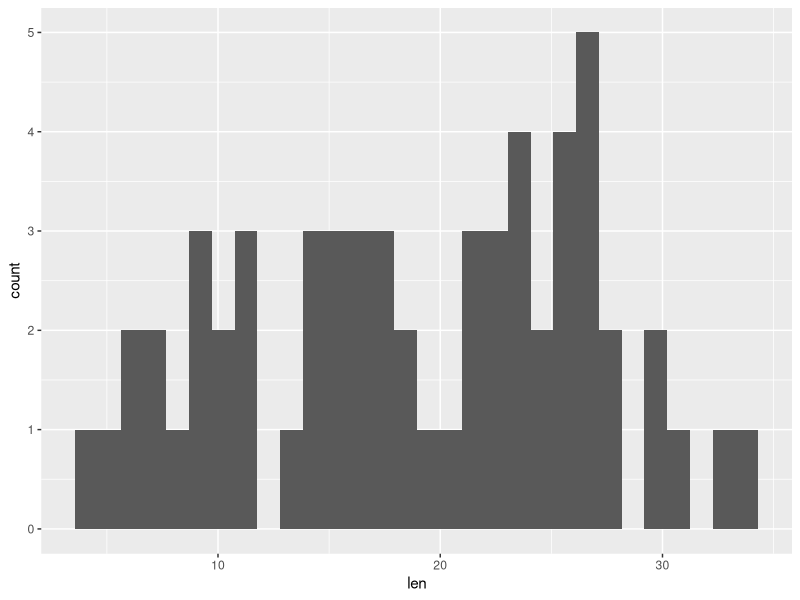
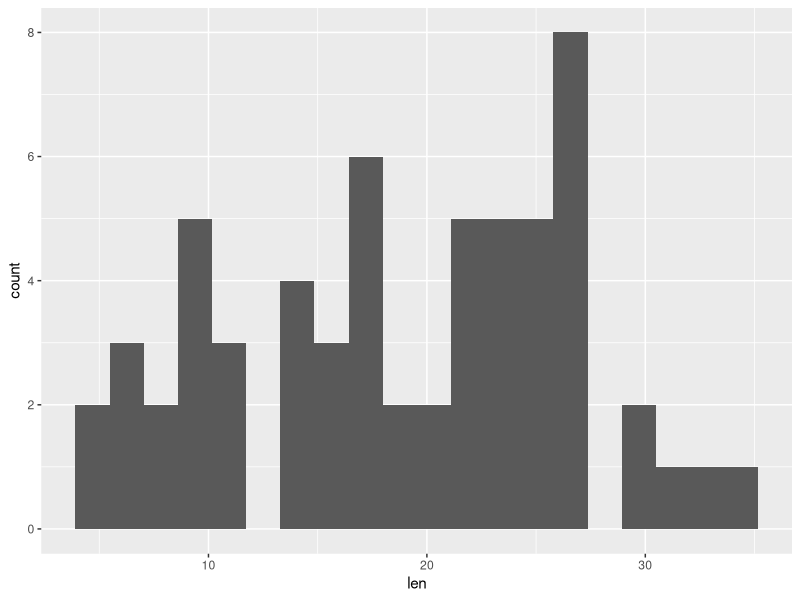
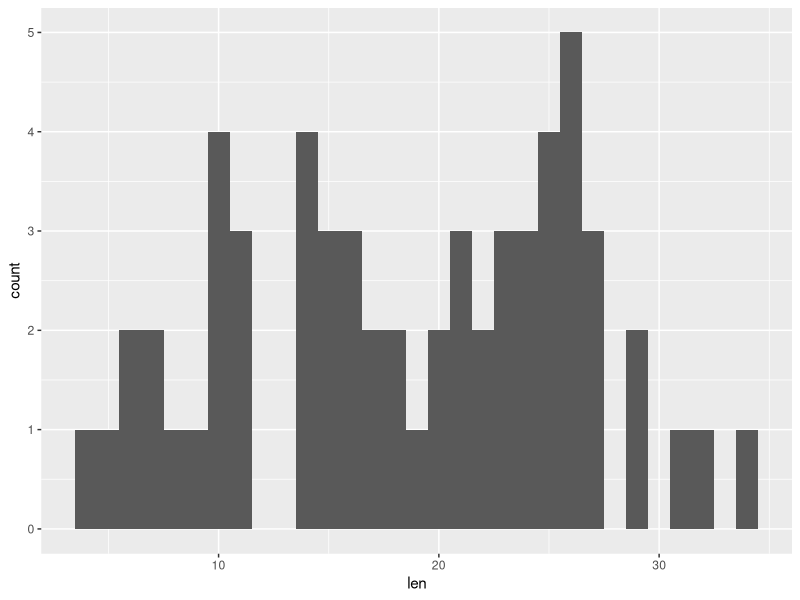
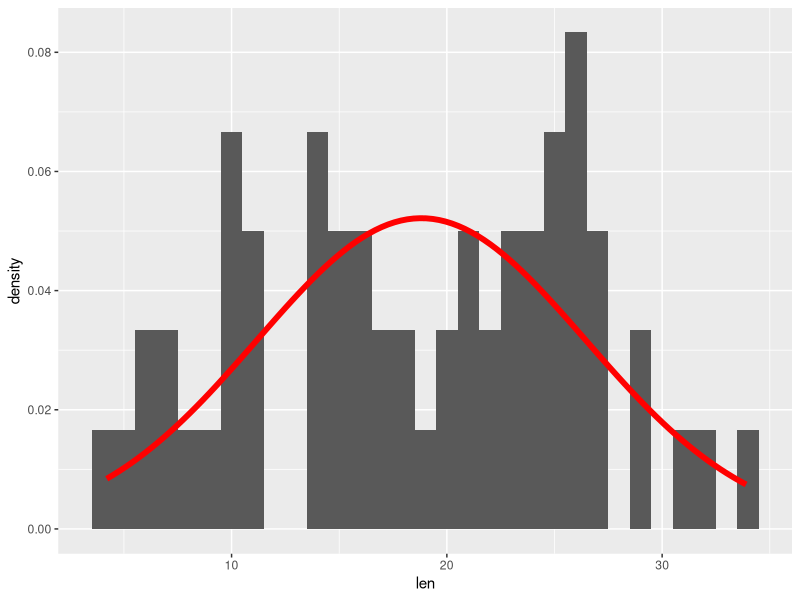
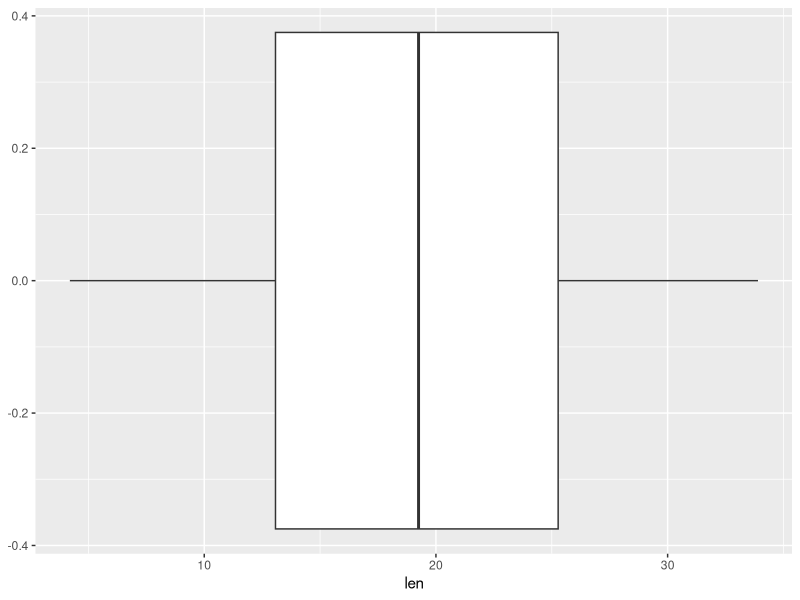
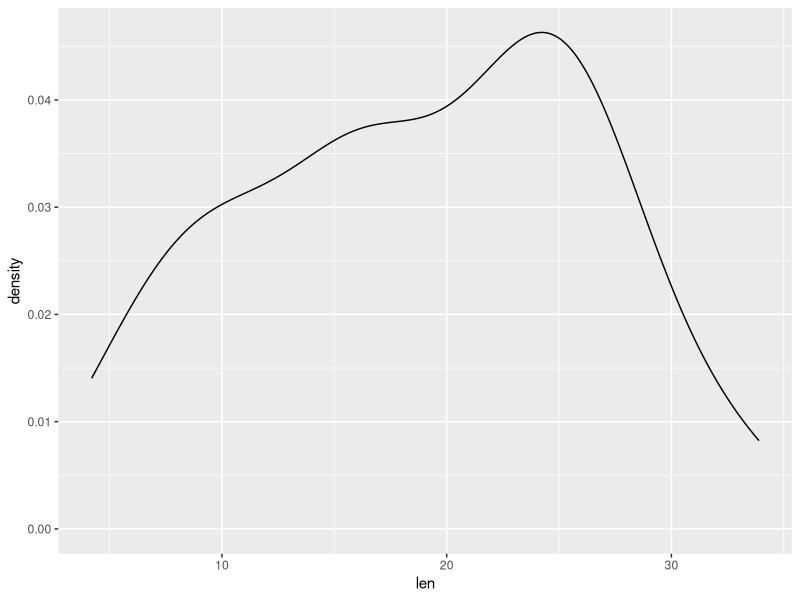
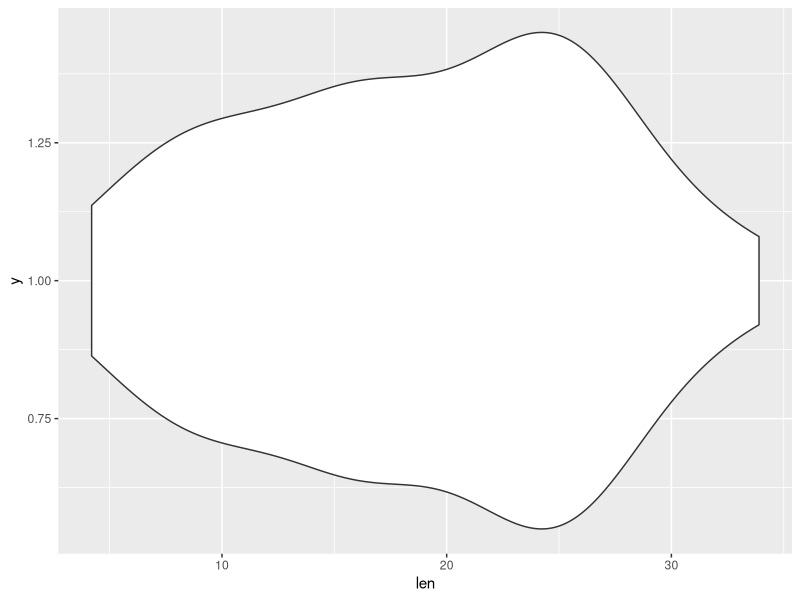
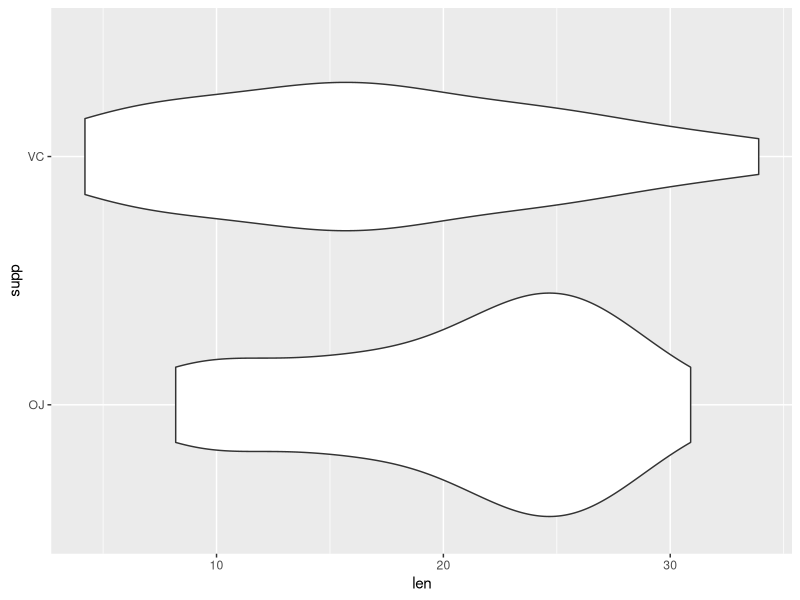

These charts were generated, in order, by the following R code:
## ---------------------------------------------------------------------------------------
library("tidyverse")


## ---------------------------------------------------------------------------------------
data()


## ---- eval=FALSE------------------------------------------------------------------------
## ?ToothGrowth


## ---------------------------------------------------------------------------------------
dim(ToothGrowth)
head(ToothGrowth)
tail(ToothGrowth)
summary(ToothGrowth)
str(ToothGrowth)


## ---- eval=FALSE------------------------------------------------------------------------
## ggplot(data = <DATA>) +
##   <GEOM_FUNCTION>(mapping = aes(<MAPPINGS>))


## ---- eval=FALSE------------------------------------------------------------------------
## ggplot(data = <DATA>, mapping = aes(<MAPPINGS>)) +
##   <GEOM_FUNCTION>()


## ---------------------------------------------------------------------------------------
ggplot(ToothGrowth, aes(x = len)) + 
  geom_histogram()


## ---------------------------------------------------------------------------------------
ggplot(ToothGrowth, aes(x = len)) + 
  geom_histogram(bins = 20)


## ---------------------------------------------------------------------------------------
ggplot(ToothGrowth, aes(x = len)) + 
  geom_histogram(binwidth = 1)


## ---------------------------------------------------------------------------------------
ggplot(ToothGrowth, aes(x = len)) + 
  geom_histogram(aes(y = ..density..), binwidth = 1) +
  stat_function(fun = dnorm,
                args = list(mean = mean(ToothGrowth$len),
                            sd   = sd(  ToothGrowth$len)),
                col = "red",
                linewidth = 2)


## ---------------------------------------------------------------------------------------
ggplot(ToothGrowth, aes(x = len)) + 
  geom_boxplot()


## ---------------------------------------------------------------------------------------
ggplot(ToothGrowth, aes(x = len)) + 
  geom_density()


## ---------------------------------------------------------------------------------------
ggplot(ToothGrowth, aes(x = len, y = 1)) + # note the y = 1
  geom_violin()


## ---------------------------------------------------------------------------------------
ggplot(ToothGrowth, aes(x = len, y = supp)) + 
  geom_violin()


## ---------------------------------------------------------------------------------------
ggplot(ToothGrowth, aes(x = len, y = supp)) + 
  geom_violin(trim = FALSE)


## ---------------------------------------------------------------------------------------
ggplot(ToothGrowth, aes(x = len, y = supp)) + 
  geom_violin(trim = FALSE) + 
  geom_point()


## ---------------------------------------------------------------------------------------
ggplot(ToothGrowth, aes(x = len, y = supp)) + 
  geom_violin(trim = FALSE) + 
  geom_jitter()


## ---------------------------------------------------------------------------------------
ggplot(ToothGrowth, aes(x = supp, y = len)) + 
  geom_violin(trim = FALSE) + 
  geom_jitter()


## ---------------------------------------------------------------------------------------
ggplot(ToothGrowth, aes(y = supp, x = len)) + 
  geom_violin(trim = FALSE) + 
  geom_jitter() + 
  coord_flip()


## ---------------------------------------------------------------------------------------
ggplot(chickwts, aes(x = feed, y = weight)) + 
  geom_violin(trim = TRUE) + 
  geom_jitter() 


## ---------------------------------------------------------------------------------------
ggplot(ToothGrowth, aes(x = dose, y = len)) + 
  geom_point()


## ---------------------------------------------------------------------------------------
ggplot(ToothGrowth, aes(x = dose, y = len)) + 
  geom_jitter(width=0.1)


## ---------------------------------------------------------------------------------------
ggplot(ToothGrowth, aes(x = dose, y = len)) + 
  geom_jitter(width=0.01) +
  scale_x_log10()


## ---------------------------------------------------------------------------------------
ggplot(ToothGrowth, aes(x = dose, y = len)) + 
  geom_jitter(width=0.01) +
  scale_y_log10()


## ---------------------------------------------------------------------------------------
ggplot(ToothGrowth, aes(x = dose, y = len)) + 
  geom_jitter(width=0.01) +
  scale_x_log10() +
  scale_y_log10()


## ---------------------------------------------------------------------------------------
ggplot(ToothGrowth, aes(x = dose, y = len, color = supp, shape = supp)) + 
  geom_jitter(width=0.01) +
  scale_x_log10()


## ---------------------------------------------------------------------------------------
ggplot(ToothGrowth, aes(x = dose, y = len, color = supp, shape = supp)) + 
  geom_jitter(width=0.01) +
  scale_color_manual(
    values = 
      c(
        OJ = "orange",
        VC = "blue"
      )) +
  scale_shape_manual(
    values = 
      c(
        OJ = 21,
        VC = 7
      )
  ) +
  scale_x_log10()


## ---- eval=FALSE------------------------------------------------------------------------
## ?points
## colors()


## ---------------------------------------------------------------------------------------
ggplot(ToothGrowth, aes(x = dose, y = len, color = supp, shape = supp)) + 
  geom_jitter(width=0.01) +
  scale_x_log10() +
  geom_smooth(method = "lm")


## ---------------------------------------------------------------------------------------
m <- lm(len ~ dose*supp, data = ToothGrowth)
anova(m)


## ---------------------------------------------------------------------------------------
d <- ToothGrowth %>%
  rename(
    Length = len,
    Delivery = supp,
    Dose = dose) %>%
  mutate(Delivery = fct_recode(Delivery, 
                               "Orange Juice" = "OJ",
                               "Ascorbic Acid" = "VC"))


## ---------------------------------------------------------------------------------------
ggplot(d,                       # Note the new data.frame
       aes(
         x = Dose, 
         y = Length, 
         color = Delivery, 
         shape = Delivery)) + 
  geom_point(position = position_jitterdodge(
    jitter.width = 0.005,
    dodge.width = 0.01           # moves Delivery method left and right of Dose
  )) +
  scale_x_log10() +
  scale_color_manual(
    values = c("Orange Juice" = "orange",
               "Ascorbic Acid" = "blue")
  ) +
  geom_smooth(method = "lm") + 
  labs(
    x = "Dose (mg/day)", 
    y = "Length (\u00b5m)", # unicode \u005b is the Greek letter mu
    title = "Odontoblast length vs Vitamin C in Guinea Pigs",
    color = "Delivery Method",
    shape = "Delivery Method") +
  theme_bw() +
  theme(legend.position = c(0.8, 0.2),
        legend.background = element_rect(fill = "white",
                                        color = "black"))


## ---------------------------------------------------------------------------------------
# Save to an object
g <- ggplot(d,                      
       aes(
         x = Dose, 
         y = Length, 
         color = Delivery, 
         shape = Delivery)) + 
  geom_point(position = position_jitterdodge(
    jitter.width = 0.005,
    dodge.width = 0.01
  )) +
  scale_x_log10() +
  scale_color_manual(
    values = c("Orange Juice" = "orange",
               "Ascorbic Acid" = "blue")
  ) +
  geom_smooth(method = "lm") + 
  labs(
    x = "Dose (mg/day)", 
    y = "Length (\u00b5m)", # unicode \u005b is the Greek letter mu
    title = "Odontoblast length vs Vitamin C in Guinea Pigs",
    color = "Delivery Method",
    shape = "Delivery Method") +
  theme_bw() +
  theme(legend.position = c(0.8, 0.2),
        legend.background = element_rect(fill = "white",
                                        color = "black"))

# Write to a file
fn <- "toothgrowth.png"
ggsave(fn, plot = g, width = 6, height = 4)

# Clean up
unlink(fn) # remove the file


## ---- eval=FALSE------------------------------------------------------------------------
## ?diamonds


## ---------------------------------------------------------------------------------------
ggplot(diamonds, 
       aes(
         x = carat,
         y = price,
         color = depth)) +
  scale_color_gradientn(colors = rainbow(5)) +
  geom_point(alpha = 0.2) +
  facet_grid(color ~ cut) + 
  scale_y_log10() + 
  scale_x_log10() + 
  theme_bw()


## ---------------------------------------------------------------------------------------
m <- lm(log(price) ~ log(carat) * depth * cut * color, data = diamonds)
drop1(m, test = "F")


## ---------------------------------------------------------------------------------------
ggplot(diamonds, 
       aes(
         x = carat,
         y = price)) +
  geom_hex() + # requires `hexbin` package
  facet_grid(color ~ cut) + 
  scale_y_log10() + 
  scale_x_log10() +
  theme_bw()
